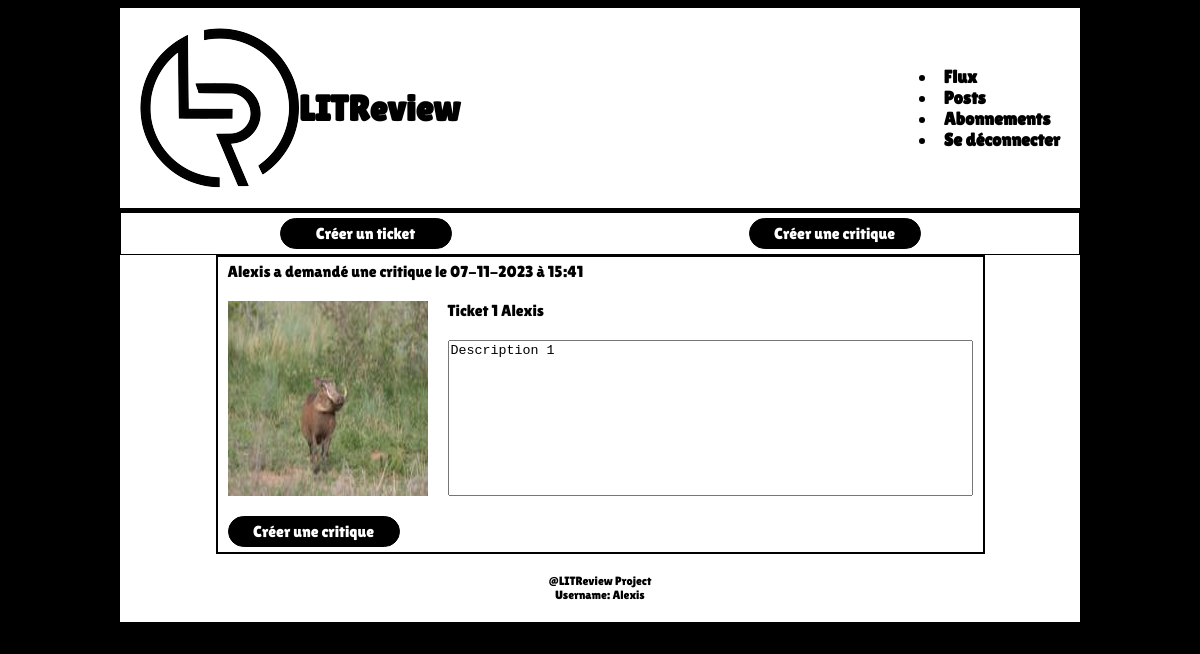
The app's page /feed/ (signed in) with its own data.
### reviews/models.py (models this page shows, shortened)
class Ticket(models.Model):
    IMAGE_MAX_SIZE = (200, 200)
    title = models.CharField(max_length=128)
    description = models.TextField(max_length=2048, blank=True)
    user = models.ForeignKey(
        to=settings.AUTH_USER_MODEL, on_delete=models.CASCADE)
    time_created = models.DateTimeField(auto_now_add=True)
    def content_file_name(instance, filename):
        ext = filename.split('.')[-1]
        filename = '%s.%s' % (instance.id, ext)
        return os.path.join('static/img-ticket/', filename)
    image = models.ImageField(
        upload_to=content_file_name,
        null=True,
        blank=True,
        )

### reviews/views.py (the view)
# urls.py: path('feed/', reviews.views.feed, name='feed'),
def feed(request):
    user = request.user
    followed_users = models.UserFollows.objects.filter(user=user).values_list(
        'followed_user_id',
        flat=True,
        )
    tickets = models.Ticket.objects.filter(
        Q(user=user) | Q(user__in=followed_users),
        )
    reviews = models.Review.objects.filter(
        Q(user=user) | Q(user__in=followed_users),
        )
    tickets = tickets.annotate(content_type=Value("TICKET", CharField()))
    reviews = reviews.annotate(content_type=Value("REVIEW", CharField()))
    posts = sorted(
        chain(reviews, tickets),
        key=lambda post: post.time_created,
        reverse=True
        )
    stars_values = [1, 2, 3, 4, 5]
    return render(
        request,
        'reviews/feed.html',
        context={
            'posts': posts,
            'stars_values': stars_values,
            },
        )

### reviews/templates/reviews/feed.html (shortened to what this page needs)
{% extends 'base.html' %}
{% load static %}
{% block content %}
    <div class="feed-buttons">
        <a role="button" class="action-button" href="{% url 'create_ticket' %}">Créer un ticket</a>
        <a role="button" class="action-button" href="{% url 'create_review_wo_ticket' %}">Créer une critique</a>
    </div>
    {% for post in posts %}
        <div class="center-div">
            {% if post.content_type == 'TICKET' %}
            <div class="ticket-container">
                <div class="field-group-column">
                    <div class="field-group-row">
                        {{ post.user.username|add:" a demandé une critique le "}}
                        {{ post.time_created|date:"d-m-Y à H:i" }}
                    </div>
                    <div class="field-group-row">
                        <img src="{% static '../' %}{{ post.image }}" alt="Image liée au ticket">
                        <div class="field-group-column">
                            <div>{{ post.title }}</div>
                            <textarea class="non-resizable" readonly id="description" name="description" rows="10" cols="63">{{ post.description }}</textarea>
                        </div>
                    </div>
                    <a role="button" class="action-button" href="{% url 'create_review_ticket' post.id %}">Créer une critique</a>
                </div>
            </div>
            {% endif %}
            </div>
        </div>
    {% endfor %}
{% endblock content %}

### reviews/templates/base.html (shortened to what this page needs)
{% load static %}
<!DOCTYPE html>
<html lang="fr">
<head>
    <link rel="stylesheet" href="{% static '/css/main.css' %}">
</head>
<body>
    <header class="navbar">
        <div class="navbar-left">
            <img src="{% static '/img/logo-sans-texte.png' %}" alt="logo LITReview">
            <h1 class="logo-title">LITReview</h1>
        </div>
        <div>
            <li><a role="link" href="{% url 'feed' %}" class="link">Flux</a></li>
            <li><a role="link" href="{% url 'posts' %}" class="link">Posts</a></li>
            <li><a role="link" href="{% url 'subscription' %}" class="link">Abonnements</a></li>
            {% if user.is_authenticated %}
                <li><a role="link" href="{% url 'logout' %}" class="link">Se déconnecter</a></li>
            {% endif %}
        </div>
    </header>
    <div class="base-content">
        {% block content %}{% endblock content %}
    <footer>
        <div>
           @LITReview Project
        </div>
        Username: {{ user.username }}
    </footer>
</body>
</html>

### static/css/main.css (style rules this page uses)
body { background-color: black; max-width: 960px; margin-inline: auto; }
footer { background-color: white; border-bottom: solid 4px black; padding: 20px; font-family: 'lilita One', monospace; font-size: 1vw; display: flex; flex-direction: column; align-items: center; }
.navbar { background-color: white; border-bottom: solid 4px black; padding: 20px; font-family: 'lilita One', monospace; font-size: 1.5vw; display: flex; justify-content: space-between; align-items: center; }
.navbar-left { display: flex; align-items: center; margin-right: 10px; justify-content: space-between; }
.link { text-decoration: none; color: black; font-family: 'lilita One', monospace; font-weight: 900; }
.logo-title { font-family: 'lilita One', monospace; font-weight: 900; }
.field-group-column { display: flex; flex-direction: column; gap: 20px; }
.field-group-row { display: flex; flex-direction: row; gap: 20px; }
.action-button { background-color: black; text-decoration: none; text-align: center; align-items: end; width: 150px; color: white; font-size: 1em; border: solid 1px black; border-radius: 20px; font-family: "lilita One", monospace; padding: 5px 10px; }
.center-div { background-color: white; display: flex; flex-direction: column; justify-content: space-between; align-items: center; }
.feed-buttons { background-color: white; border: solid 1px black; display: flex; flex-direction: row; justify-content: space-around; padding: 5px 10px; }
.ticket-container { background-color: white; border: solid 2px black; display: flex; flex-direction: column; justify-content: space-between; align-items: start; font-family: "lilita One", monospace; gap: 20px; padding: 5px 10px; }
.non-resizable { resize: none; }

### records on screen
Ticket: user.username|add "Alexis a demandé une critique le", time_created "07-11-2023 à 15:41", image (picture), title "Ticket 1 Alexis", description "Description 1"

### other values on screen
{{ user.username }} "Alexis"
